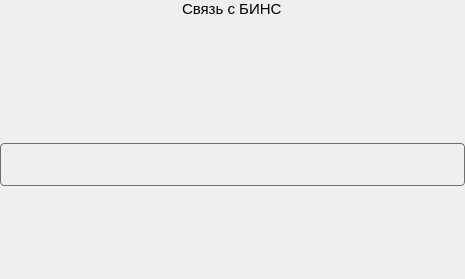
<?xml version="1.0" encoding="UTF-8"?>
<ui version="4.0">
 <class>ConnectionWithBINSUI</class>
 <widget class="QWidget" name="ConnectionWithBINSUI">
  <property name="geometry">
   <rect>
    <x>0</x>
    <y>0</y>
    <width>465</width>
    <height>279</height>
   </rect>
  </property>
  <property name="sizePolicy">
   <sizepolicy hsizetype="Fixed" vsizetype="Preferred">
    <horstretch>0</horstretch>
    <verstretch>0</verstretch>
   </sizepolicy>
  </property>
  <property name="minimumSize">
   <size>
    <width>465</width>
    <height>0</height>
   </size>
  </property>
  <property name="maximumSize">
   <size>
    <width>465</width>
    <height>16777215</height>
   </size>
  </property>
  <property name="windowTitle">
   <string>Form</string>
  </property>
  <property name="styleSheet">
   <string notr="true">QGroupBox
{
	border:1px solid rgb(112,112,112);
	border-radius:4px;
}</string>
  </property>
  <layout class="QHBoxLayout" name="horizontalLayout">
   <property name="spacing">
    <number>6</number>
   </property>
   <property name="leftMargin">
    <number>0</number>
   </property>
   <property name="topMargin">
    <number>0</number>
   </property>
   <property name="rightMargin">
    <number>0</number>
   </property>
   <property name="bottomMargin">
    <number>0</number>
   </property>
   <item>
    <layout class="QVBoxLayout" name="layoutMain">
     <item alignment="Qt::AlignHCenter|Qt::AlignTop">
      <widget class="QLabel" name="labelConnWithBINS">
       <property name="font">
        <font>
         <family>Arial</family>
         <pointsize>11</pointsize>
        </font>
       </property>
       <property name="text">
        <string>Связь с БИНС</string>
       </property>
      </widget>
     </item>
     <item alignment="Qt::AlignTop">
      <widget class="QGroupBox" name="groupBox">
       <property name="sizePolicy">
        <sizepolicy hsizetype="Preferred" vsizetype="Minimum">
         <horstretch>0</horstretch>
         <verstretch>0</verstretch>
        </sizepolicy>
       </property>
       <property name="minimumSize">
        <size>
         <width>0</width>
         <height>43</height>
        </size>
       </property>
       <property name="title">
        <string/>
       </property>
       <layout class="QHBoxLayout" name="horizontalLayout_3">
        <property name="spacing">
         <number>11</number>
        </property>
        <property name="leftMargin">
         <number>7</number>
        </property>
        <property name="topMargin">
         <number>7</number>
        </property>
        <property name="rightMargin">
         <number>7</number>
        </property>
        <property name="bottomMargin">
         <number>7</number>
        </property>
        <item>
         <layout class="QHBoxLayout" name="layoutGroupBox"/>
        </item>
       </layout>
      </widget>
     </item>
    </layout>
   </item>
  </layout>
 </widget>
 <resources/>
 <connections/>
</ui>
